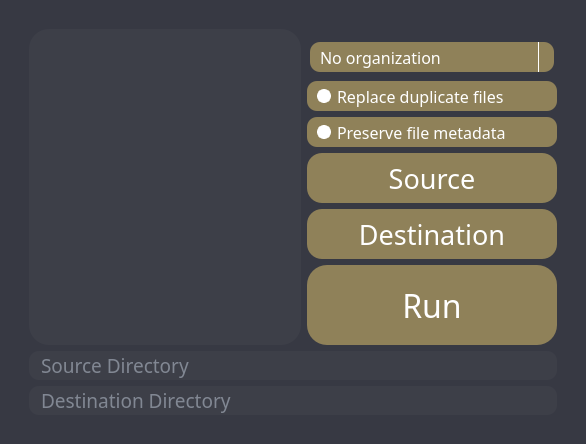
<?xml version="1.0" encoding="UTF-8"?>
<ui version="4.0">
 <class>MainWindow</class>
 <widget class="QMainWindow" name="MainWindow">
  <property name="geometry">
   <rect>
    <x>0</x>
    <y>0</y>
    <width>586</width>
    <height>444</height>
   </rect>
  </property>
  <property name="windowTitle">
   <string>autosort</string>
  </property>
  <widget class="QWidget" name="centralwidget">
   <layout class="QGridLayout" name="gridLayout_2">
    <property name="leftMargin">
     <number>0</number>
    </property>
    <property name="topMargin">
     <number>0</number>
    </property>
    <property name="rightMargin">
     <number>0</number>
    </property>
    <property name="bottomMargin">
     <number>0</number>
    </property>
    <item row="0" column="0">
     <widget class="QFrame" name="background">
      <property name="autoFillBackground">
       <bool>false</bool>
      </property>
      <property name="styleSheet">
       <string notr="true">background-color: rgb(55, 57, 67);</string>
      </property>
      <property name="frameShape">
       <enum>QFrame::NoFrame</enum>
      </property>
      <property name="frameShadow">
       <enum>QFrame::Plain</enum>
      </property>
      <layout class="QGridLayout" name="gridLayout_3">
       <item row="4" column="2">
        <widget class="QRadioButton" name="replace_button">
         <property name="minimumSize">
          <size>
           <width>0</width>
           <height>30</height>
          </size>
         </property>
         <property name="font">
          <font>
           <family>Segoe UI Light</family>
           <pointsize>12</pointsize>
           <weight>50</weight>
           <bold>false</bold>
           <underline>false</underline>
          </font>
         </property>
         <property name="styleSheet">
          <string notr="true">QRadioButton {
	color: rgb(255, 255, 255);
	background-color: rgb(143, 129, 89);
	border-radius: 10px;
	padding-left: 10px;
}

QRadioButton:hover{
	background-color: rgb(168, 151, 105);
}

QRadioButton:pressed{
	background-color: rgb(116, 104, 72);
}

QRadioButton:indicator {
    width:                  10px;
    height:                 10px;
    border-radius:          7px;
}

QRadioButton:indicator:checked {
    background-color: rgb(143, 129, 89);
    border: 2px solid white;
}

QRadioButton:indicator:unchecked {
	
	background-color: rgb(255, 255, 255);
    border: 2px solid white;
}</string>
         </property>
         <property name="text">
          <string>Replace duplicate files</string>
         </property>
         <attribute name="buttonGroup">
          <string notr="true">nonExclusiveButtonGroup</string>
         </attribute>
        </widget>
       </item>
       <item row="8" column="2">
        <widget class="QPushButton" name="run_button">
         <property name="sizePolicy">
          <sizepolicy hsizetype="Fixed" vsizetype="Minimum">
           <horstretch>0</horstretch>
           <verstretch>0</verstretch>
          </sizepolicy>
         </property>
         <property name="minimumSize">
          <size>
           <width>250</width>
           <height>80</height>
          </size>
         </property>
         <property name="maximumSize">
          <size>
           <width>16777215</width>
           <height>80</height>
          </size>
         </property>
         <property name="font">
          <font>
           <family>Segoe UI Light</family>
           <pointsize>24</pointsize>
          </font>
         </property>
         <property name="layoutDirection">
          <enum>Qt::LeftToRight</enum>
         </property>
         <property name="styleSheet">
          <string notr="true">QPushButton{
	color: rgb(255, 255, 255);
	background-color: rgb(143, 129, 89);
	border-radius: 20px;
	text-align: center;
}

QPushButton:hover{	
	background-color: rgb(168, 151, 105);
}

QPushButton:pressed{
	background-color: rgb(116, 104, 72);
}</string>
         </property>
         <property name="text">
          <string>Run</string>
         </property>
         <property name="autoDefault">
          <bool>false</bool>
         </property>
         <property name="flat">
          <bool>false</bool>
         </property>
        </widget>
       </item>
       <item row="13" column="1" colspan="2">
        <widget class="QLineEdit" name="directorydisplay">
         <property name="sizePolicy">
          <sizepolicy hsizetype="Expanding" vsizetype="Fixed">
           <horstretch>0</horstretch>
           <verstretch>0</verstretch>
          </sizepolicy>
         </property>
         <property name="minimumSize">
          <size>
           <width>0</width>
           <height>0</height>
          </size>
         </property>
         <property name="font">
          <font>
           <family>Segoe UI Light</family>
           <pointsize>14</pointsize>
           <stylestrategy>PreferAntialias</stylestrategy>
          </font>
         </property>
         <property name="layoutDirection">
          <enum>Qt::RightToLeft</enum>
         </property>
         <property name="styleSheet">
          <string notr="true">color: rgb(198, 208, 221);
background-color: rgb(61, 63, 72);
border-radius: 10px;
padding-right: 10px;</string>
         </property>
         <property name="inputMask">
          <string/>
         </property>
         <property name="text">
          <string/>
         </property>
         <property name="maxLength">
          <number>32767</number>
         </property>
         <property name="cursorPosition">
          <number>0</number>
         </property>
         <property name="alignment">
          <set>Qt::AlignLeading|Qt::AlignLeft|Qt::AlignVCenter</set>
         </property>
         <property name="readOnly">
          <bool>true</bool>
         </property>
         <property name="placeholderText">
          <string>Destination Directory</string>
         </property>
        </widget>
       </item>
       <item row="7" column="2">
        <widget class="QPushButton" name="destination_button">
         <property name="sizePolicy">
          <sizepolicy hsizetype="Fixed" vsizetype="Minimum">
           <horstretch>0</horstretch>
           <verstretch>0</verstretch>
          </sizepolicy>
         </property>
         <property name="minimumSize">
          <size>
           <width>250</width>
           <height>50</height>
          </size>
         </property>
         <property name="maximumSize">
          <size>
           <width>16777215</width>
           <height>50</height>
          </size>
         </property>
         <property name="font">
          <font>
           <family>Segoe UI Light</family>
           <pointsize>20</pointsize>
          </font>
         </property>
         <property name="mouseTracking">
          <bool>false</bool>
         </property>
         <property name="layoutDirection">
          <enum>Qt::LeftToRight</enum>
         </property>
         <property name="styleSheet">
          <string notr="true">QPushButton{
	color: rgb(255, 255, 255);
	background-color: rgb(143, 129, 89);
	border-radius: 15px;
	text-align: center;
}

QPushButton:hover{	
	background-color: rgb(168, 151, 105);
}

QPushButton:pressed{
	background-color: rgb(116, 104, 72);
}</string>
         </property>
         <property name="text">
          <string>Destination</string>
         </property>
         <property name="autoDefault">
          <bool>false</bool>
         </property>
         <property name="flat">
          <bool>false</bool>
         </property>
        </widget>
       </item>
       <item row="14" column="1">
        <spacer name="bottom_spacer">
         <property name="orientation">
          <enum>Qt::Vertical</enum>
         </property>
         <property name="sizeType">
          <enum>QSizePolicy::Fixed</enum>
         </property>
         <property name="sizeHint" stdset="0">
          <size>
           <width>20</width>
           <height>20</height>
          </size>
         </property>
        </spacer>
       </item>
       <item row="8" column="3">
        <spacer name="right_spacer">
         <property name="orientation">
          <enum>Qt::Horizontal</enum>
         </property>
         <property name="sizeType">
          <enum>QSizePolicy::Fixed</enum>
         </property>
         <property name="sizeHint" stdset="0">
          <size>
           <width>20</width>
           <height>20</height>
          </size>
         </property>
        </spacer>
       </item>
       <item row="5" column="2">
        <widget class="QRadioButton" name="metadata_button">
         <property name="minimumSize">
          <size>
           <width>0</width>
           <height>30</height>
          </size>
         </property>
         <property name="font">
          <font>
           <family>Segoe UI Light</family>
           <pointsize>12</pointsize>
           <weight>50</weight>
           <bold>false</bold>
           <underline>false</underline>
          </font>
         </property>
         <property name="styleSheet">
          <string notr="true">QRadioButton {
	color: rgb(255, 255, 255);
	
	background-color: rgb(143, 129, 89);
	border-radius: 10px;
	padding-left: 10px;
}

QRadioButton:hover{

	background-color: rgb(168, 151, 105);
}

QRadioButton:pressed{
	
	
	background-color: rgb(116, 104, 72);
}

QRadioButton:indicator {
    width:                  10px;
    height:                 10px;
    border-radius:          7px;
}

QRadioButton:indicator:checked {
    background-color: rgb(143, 129, 89);
    border: 2px solid white;
}

QRadioButton:indicator:unchecked {
	
	background-color: rgb(255, 255, 255);
    border: 2px solid white;
}</string>
         </property>
         <property name="text">
          <string>Preserve file metadata</string>
         </property>
         <attribute name="buttonGroup">
          <string notr="true">nonExclusiveButtonGroup</string>
         </attribute>
        </widget>
       </item>
       <item row="3" column="2">
        <widget class="QGroupBox" name="groupBox">
         <property name="sizePolicy">
          <sizepolicy hsizetype="Fixed" vsizetype="Fixed">
           <horstretch>0</horstretch>
           <verstretch>0</verstretch>
          </sizepolicy>
         </property>
         <property name="minimumSize">
          <size>
           <width>250</width>
           <height>0</height>
          </size>
         </property>
         <property name="styleSheet">
          <string notr="true">QGroupBox{
border-radius: 20px;
}

QComboBox QAbstractItemView {
	border: 1px solid white;
	outline: none;
	color: rgb(255, 255, 255);
	background-color: rgb(143, 129, 89);
	selection-background-color: rgb(168, 151, 105);
  }
</string>
         </property>
         <property name="title">
          <string/>
         </property>
         <layout class="QGridLayout" name="gridLayout_6">
          <property name="leftMargin">
           <number>0</number>
          </property>
          <property name="topMargin">
           <number>0</number>
          </property>
          <property name="rightMargin">
           <number>0</number>
          </property>
          <property name="bottomMargin">
           <number>0</number>
          </property>
          <property name="spacing">
           <number>0</number>
          </property>
          <item row="0" column="0">
           <widget class="QComboBox" name="comboBox">
            <property name="minimumSize">
             <size>
              <width>0</width>
              <height>30</height>
             </size>
            </property>
            <property name="font">
             <font>
              <family>Segoe UI Light</family>
              <pointsize>12</pointsize>
             </font>
            </property>
            <property name="styleSheet">
             <string notr="true">QComboBox{
	background-color: rgb(143, 129, 89);
	color: rgb(255, 255, 255);
	border-radius: 10px;
	padding-left: 10px;
}

QComboBox::drop-down {
    subcontrol-origin: padding;
    subcontrol-position: top right;
    width: 15px;
    border-left-width: 1px;
    border-left-color: white;
    border-left-style: solid;
    border-top-right-radius: 3px;
    border-bottom-right-radius: 3px;
}
</string>
            </property>
            <item>
             <property name="text">
              <string>No organization</string>
             </property>
            </item>
            <item>
             <property name="text">
              <string>One folder organization</string>
             </property>
            </item>
            <item>
             <property name="text">
              <string>Multi-folder organization</string>
             </property>
            </item>
           </widget>
          </item>
         </layout>
        </widget>
       </item>
       <item row="2" column="1" rowspan="7">
        <widget class="QScrollArea" name="scrollArea">
         <property name="minimumSize">
          <size>
           <width>260</width>
           <height>0</height>
          </size>
         </property>
         <property name="autoFillBackground">
          <bool>false</bool>
         </property>
         <property name="styleSheet">
          <string notr="true">/* Scroll Bar Stuff*/

 QScrollBar:vertical {
	border: none;
    background-color: rgb(61, 63, 72);
    width: 14px;
    margin: 15px 0 15px 0;
	border-radius: 0px;
 }

QScrollBar::handle:vertical {	
	background-color: rgb(143, 129, 89);
	min-height: 30px;
	border-radius: 7px;
}

QScrollBar::handle:vertical:hover{	
	background-color: rgb(168, 151, 105);
}

QScrollBar::handle:vertical:pressed {	
	background-color: rgb(116, 104, 72);
}

QScrollBar::sub-line:vertical {
	border: none;
	background-color: rgb(61, 63, 72);
	height: 15px;
	subcontrol-position: top;
	subcontrol-origin: margin;
}


/*bottom*/
QScrollBar::add-line:vertical {
	border: none;
	background-color: rgb(61, 63, 72);
	height: 15px;
	subcontrol-position: bottom;
	subcontrol-origin: margin;
}

/* RESET ARROW */
QScrollBar::up-arrow:vertical, QScrollBar::down-arrow:vertical {
	background: none;
}
QScrollBar::add-page:vertical, QScrollBar::sub-page:vertical {
	background: none;
}
</string>
         </property>
         <property name="frameShape">
          <enum>QFrame::NoFrame</enum>
         </property>
         <property name="frameShadow">
          <enum>QFrame::Sunken</enum>
         </property>
         <property name="lineWidth">
          <number>0</number>
         </property>
         <property name="verticalScrollBarPolicy">
          <enum>Qt::ScrollBarAlwaysOff</enum>
         </property>
         <property name="horizontalScrollBarPolicy">
          <enum>Qt::ScrollBarAlwaysOff</enum>
         </property>
         <property name="widgetResizable">
          <bool>true</bool>
         </property>
         <widget class="QWidget" name="scrollAreaWidget">
          <property name="geometry">
           <rect>
            <x>0</x>
            <y>0</y>
            <width>260</width>
            <height>308</height>
           </rect>
          </property>
          <property name="sizePolicy">
           <sizepolicy hsizetype="Preferred" vsizetype="Preferred">
            <horstretch>0</horstretch>
            <verstretch>0</verstretch>
           </sizepolicy>
          </property>
          <property name="minimumSize">
           <size>
            <width>0</width>
            <height>0</height>
           </size>
          </property>
          <property name="autoFillBackground">
           <bool>false</bool>
          </property>
          <property name="styleSheet">
           <string notr="true"/>
          </property>
          <layout class="QGridLayout" name="gridLayout">
           <property name="leftMargin">
            <number>0</number>
           </property>
           <property name="topMargin">
            <number>0</number>
           </property>
           <property name="rightMargin">
            <number>0</number>
           </property>
           <property name="bottomMargin">
            <number>0</number>
           </property>
           <property name="spacing">
            <number>0</number>
           </property>
           <item row="0" column="0">
            <widget class="QTextEdit" name="console">
             <property name="sizePolicy">
              <sizepolicy hsizetype="MinimumExpanding" vsizetype="Expanding">
               <horstretch>0</horstretch>
               <verstretch>0</verstretch>
              </sizepolicy>
             </property>
             <property name="minimumSize">
              <size>
               <width>0</width>
               <height>0</height>
              </size>
             </property>
             <property name="font">
              <font>
               <family>Segoe UI Light</family>
               <pointsize>18</pointsize>
              </font>
             </property>
             <property name="toolTipDuration">
              <number>-1</number>
             </property>
             <property name="layoutDirection">
              <enum>Qt::LeftToRight</enum>
             </property>
             <property name="styleSheet">
              <string notr="true">QTextEdit{
	color: rgb(255, 255, 255);
	background-color: rgb(61, 63, 72);
	border-radius: 20px;
	padding-left: 20px;
	padding-right: 20px;
	padding-top: 10px;
	padding-bottom: 10px;
}
</string>
             </property>
             <property name="verticalScrollBarPolicy">
              <enum>Qt::ScrollBarAsNeeded</enum>
             </property>
             <property name="horizontalScrollBarPolicy">
              <enum>Qt::ScrollBarAsNeeded</enum>
             </property>
             <property name="sizeAdjustPolicy">
              <enum>QAbstractScrollArea::AdjustIgnored</enum>
             </property>
             <property name="markdown">
              <string/>
             </property>
             <property name="html">
              <string>&lt;!DOCTYPE HTML PUBLIC &quot;-//W3C//DTD HTML 4.0//EN&quot; &quot;http://www.w3.org/TR/REC-html40/strict.dtd&quot;&gt;
&lt;html&gt;&lt;head&gt;&lt;meta name=&quot;qrichtext&quot; content=&quot;1&quot; /&gt;&lt;style type=&quot;text/css&quot;&gt;
p, li { white-space: pre-wrap; }
&lt;/style&gt;&lt;/head&gt;&lt;body style=&quot; font-family:'Segoe UI Light'; font-size:18pt; font-weight:400; font-style:normal;&quot;&gt;
&lt;p style=&quot;-qt-paragraph-type:empty; margin-top:0px; margin-bottom:0px; margin-left:0px; margin-right:0px; -qt-block-indent:0; text-indent:0px; -qt-user-state:131073;&quot;&gt;&lt;br /&gt;&lt;/p&gt;&lt;/body&gt;&lt;/html&gt;</string>
             </property>
             <property name="placeholderText">
              <string/>
             </property>
            </widget>
           </item>
          </layout>
         </widget>
        </widget>
       </item>
       <item row="0" column="1">
        <spacer name="top_spacer">
         <property name="orientation">
          <enum>Qt::Vertical</enum>
         </property>
         <property name="sizeType">
          <enum>QSizePolicy::Fixed</enum>
         </property>
         <property name="sizeHint" stdset="0">
          <size>
           <width>20</width>
           <height>20</height>
          </size>
         </property>
        </spacer>
       </item>
       <item row="6" column="2">
        <widget class="QPushButton" name="source_button">
         <property name="sizePolicy">
          <sizepolicy hsizetype="Fixed" vsizetype="Minimum">
           <horstretch>0</horstretch>
           <verstretch>0</verstretch>
          </sizepolicy>
         </property>
         <property name="minimumSize">
          <size>
           <width>250</width>
           <height>50</height>
          </size>
         </property>
         <property name="maximumSize">
          <size>
           <width>16777215</width>
           <height>50</height>
          </size>
         </property>
         <property name="font">
          <font>
           <family>Segoe UI Light</family>
           <pointsize>20</pointsize>
          </font>
         </property>
         <property name="mouseTracking">
          <bool>false</bool>
         </property>
         <property name="layoutDirection">
          <enum>Qt::LeftToRight</enum>
         </property>
         <property name="styleSheet">
          <string notr="true">QPushButton{
	color: rgb(255, 255, 255);
	background-color: rgb(143, 129, 89);
	border-radius: 15px;
	text-align: center;
}

QPushButton:hover{	
	background-color: rgb(168, 151, 105);
}

QPushButton:pressed{
	background-color: rgb(116, 104, 72);
}</string>
         </property>
         <property name="text">
          <string>Source</string>
         </property>
         <property name="autoDefault">
          <bool>false</bool>
         </property>
         <property name="flat">
          <bool>false</bool>
         </property>
        </widget>
       </item>
       <item row="5" column="0">
        <spacer name="left_spacer">
         <property name="orientation">
          <enum>Qt::Horizontal</enum>
         </property>
         <property name="sizeType">
          <enum>QSizePolicy::Fixed</enum>
         </property>
         <property name="sizeHint" stdset="0">
          <size>
           <width>20</width>
           <height>20</height>
          </size>
         </property>
        </spacer>
       </item>
       <item row="12" column="1" colspan="2">
        <widget class="QLineEdit" name="directorydisplay_2">
         <property name="sizePolicy">
          <sizepolicy hsizetype="Expanding" vsizetype="Fixed">
           <horstretch>0</horstretch>
           <verstretch>0</verstretch>
          </sizepolicy>
         </property>
         <property name="minimumSize">
          <size>
           <width>0</width>
           <height>0</height>
          </size>
         </property>
         <property name="font">
          <font>
           <family>Segoe UI Light</family>
           <pointsize>14</pointsize>
           <stylestrategy>PreferAntialias</stylestrategy>
          </font>
         </property>
         <property name="layoutDirection">
          <enum>Qt::RightToLeft</enum>
         </property>
         <property name="styleSheet">
          <string notr="true">color: rgb(198, 208, 221);
background-color: rgb(61, 63, 72);
border-radius: 10px;
padding-right: 10px;</string>
         </property>
         <property name="inputMask">
          <string/>
         </property>
         <property name="text">
          <string/>
         </property>
         <property name="maxLength">
          <number>32767</number>
         </property>
         <property name="cursorPosition">
          <number>0</number>
         </property>
         <property name="alignment">
          <set>Qt::AlignLeading|Qt::AlignLeft|Qt::AlignVCenter</set>
         </property>
         <property name="readOnly">
          <bool>true</bool>
         </property>
         <property name="placeholderText">
          <string>Source Directory</string>
         </property>
        </widget>
       </item>
      </layout>
     </widget>
    </item>
   </layout>
  </widget>
 </widget>
 <tabstops>
  <tabstop>replace_button</tabstop>
  <tabstop>metadata_button</tabstop>
  <tabstop>destination_button</tabstop>
  <tabstop>run_button</tabstop>
  <tabstop>console</tabstop>
  <tabstop>scrollArea</tabstop>
 </tabstops>
 <resources/>
 <connections/>
 <buttongroups>
  <buttongroup name="nonExclusiveButtonGroup">
   <property name="exclusive">
    <bool>false</bool>
   </property>
  </buttongroup>
 </buttongroups>
</ui>
